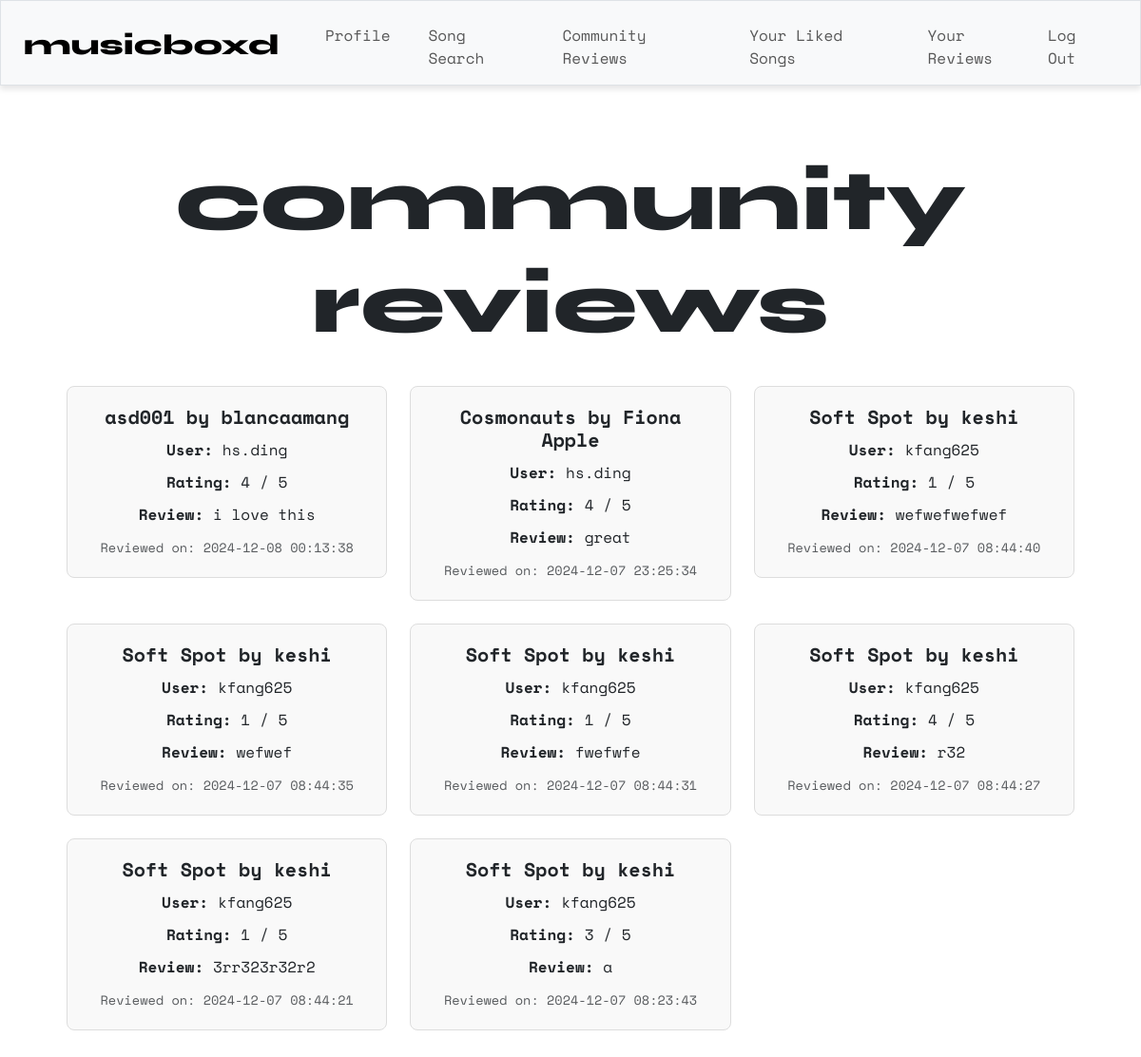
/recent (signed in), run on the app's committed database.
### tables this page shows
CREATE TABLE reviews ( id INTEGER PRIMARY KEY, review TEXT NOT NULL, rating INTEGER NOT NULL, user_id INTEGER NOT NULL, song_id TEXT NOT NULL, timestamp DATETIME DEFAULT CURRENT_TIMESTAMP, FOREIGN KEY (user_id) REFERENCES users (id), FOREIGN KEY (song_id) REFERENCES songs (id) );

CREATE TABLE songs ( id TEXT PRIMARY KEY, title TEXT NOT NULL, artist TEXT NOT NULL);

CREATE TABLE users ( id INTEGER PRIMARY KEY, username TEXT NOT NULL UNIQUE, hash TEXT NOT NULL );

### app.py (the view)
@app.route("/recent")
@login_required
def recent():
    reviews = db.execute("""
        SELECT users.username, reviews.rating, reviews.timestamp, reviews.review,
               songs.title AS song_title, songs.artist AS song_artist
        FROM reviews
        JOIN users ON reviews.user_id = users.id
        JOIN songs ON reviews.song_id = songs.id
        ORDER BY reviews.timestamp DESC
    """)
    return render_template("recent.html", reviews=reviews)

### helpers.py (called while the page is built)
def login_required(f):
    @wraps(f)
    def decorated_function(*args, **kwargs):
        if session.get("user_id") is None:
            return redirect("/login")
        return f(*args, **kwargs)
    return decorated_function

### templates/recent.html (shortened to what this page needs)
{% extends "layout.html" %}
{% block main %}
    <div class="container">
        <h1 class="syne">community<br>reviews</h1>
        <br>
        {% if reviews %}
            <div class="row row-cols-1 row-cols-md-3 g-4">
                {% for review in reviews %}
                    <div class="col">
                        <div class="card">
                            <div class="card-body">
                                <h5 class="card-title">{{ review.song_title }} by {{ review.song_artist }}</h5>
                                <p class="card-text"><strong>User:</strong> {{ review.username }}</p>
                                <p class="card-text"><strong>Rating:</strong> {{ review.rating }} / 5</p>
                                <p class="card-text"><strong>Review:</strong> {{ review.review }}</p>
                                <p class="card-text"><small class="text-muted">Reviewed on: {{ review.timestamp }}</small></p>
                            </div>
                        </div>
                    </div>
                {% endfor %}
            </div>
        {% else %}
            <p class="text-muted">No reviews yet.</p>
        {% endif %}
    </div>
{% endblock %}

### templates/layout.html (shortened to what this page needs)
<!DOCTYPE html>
<html lang="en">
    <head>
        <link href="https://cdn.jsdelivr.net/npm/bootstrap@5.3.3/dist/css/bootstrap.min.css" rel="stylesheet">
        <link href="https://cdnjs.cloudflare.com/ajax/libs/font-awesome/6.0.0-beta3/css/all.min.css" rel="stylesheet">
        <link href="/static/styles.css" rel="stylesheet">
    </head>
    <body>
        {% if session["user_id"] %}
            <nav class="bg-light border navbar navbar-expand-md navbar-light">
                <div class="container-fluid px-4">
                    <a class="navbar-brand" href="/"><span class="syne" style="font-size:30px">musicboxd</span></a>
                    <div class="collapse navbar-collapse" id="navbar">
                        <ul class="navbar-nav me-auto mt-2">
                            <li class="nav-item ms-4"><a class="nav-link" href="/profile">Profile</a></li>
                            <li class="nav-item ms-4"><a class="nav-link" href="/search">Song Search</a></li>
                            <li class="nav-item ms-4"><a class="nav-link" href="/recent">Community Reviews</a></li>
                            <li class="nav-item ms-4"><a class="nav-link" href="/all_liked">Your Liked Songs</a></li>
                            <li class="nav-item ms-4"><a class="nav-link" href="/all_reviews">Your Reviews</a></li>
                        </ul>
                        <ul class="navbar-nav ms-auto mt-2">
                            <li class="nav-item"><a class="nav-link" href="/logout">Log Out</a></li>
                        </ul>
                    </div>
                </div>
            </nav>
        {% endif %}
        <main class="container py-5 text-center">
            {% block main %}{% endblock %}
        </main>
    </body>
</html>

### static/styles.css (style rules this page uses)
h1 { font-size: 90px; }
p { font-size: 20px; }
ul { list-style-type: none; }
nav { position: sticky; top: 0; left: 0; right: 0; z-index: 1000; background-color: #fff; box-shadow: 0 4px 6px rgba(0, 0, 0, 0.1); padding: 20px; }
nav .navbar-brand { font-size: xx-large; font-family: "Space Mono"; }
.card { border: 1px solid #ddd; border-radius: 8px; background-color: #f9f9f9; transition: box-shadow 0.3s ease-in-out; }
.card-body { padding: 20px; }
.card-title { font-size: 1.25rem; font-weight: bold; margin-bottom: 10px; }
.card-text { font-size: 1rem; margin-bottom: 8px; }
.card-text small { font-size: 0.85rem; color: #6c757d; }
.card-body p { margin-bottom: 10px; }
.container { padding: 20px; }
body { background-color: #ffffff; font-family: "Space Mono"; overflow: visible; }
.syne { font-family: "Syne", sans-serif; font-optical-sizing: auto; font-weight: 800; font-style: normal; }

### data on the page
reviews: song_title "asd001", song_artist "blancaamang", username "hs.ding", rating "4", review "i love this", timestamp "2024-12-08 00:13:38"
reviews: song_title "Cosmonauts", song_artist "Fiona Apple", username "hs.ding", rating "4", review "great", timestamp "2024-12-07 23:25:34"
reviews: song_title "Soft Spot", song_artist "keshi", username "kfang625", rating "1", review "wefwefwefwef", timestamp "2024-12-07 08:44:40"
reviews: song_title "Soft Spot", song_artist "keshi", username "kfang625", rating "1", review "wefwef", timestamp "2024-12-07 08:44:35"
reviews: song_title "Soft Spot", song_artist "keshi", username "kfang625", rating "1", review "fwefwfe", timestamp "2024-12-07 08:44:31"
reviews: song_title "Soft Spot", song_artist "keshi", username "kfang625", rating "4", review "r32", timestamp "2024-12-07 08:44:27"
reviews: song_title "Soft Spot", song_artist "keshi", username "kfang625", rating "1", review "3rr323r32r2", timestamp "2024-12-07 08:44:21"
reviews: song_title "Soft Spot", song_artist "keshi", username "kfang625", rating "3", review "a", timestamp "2024-12-07 08:23:43"
